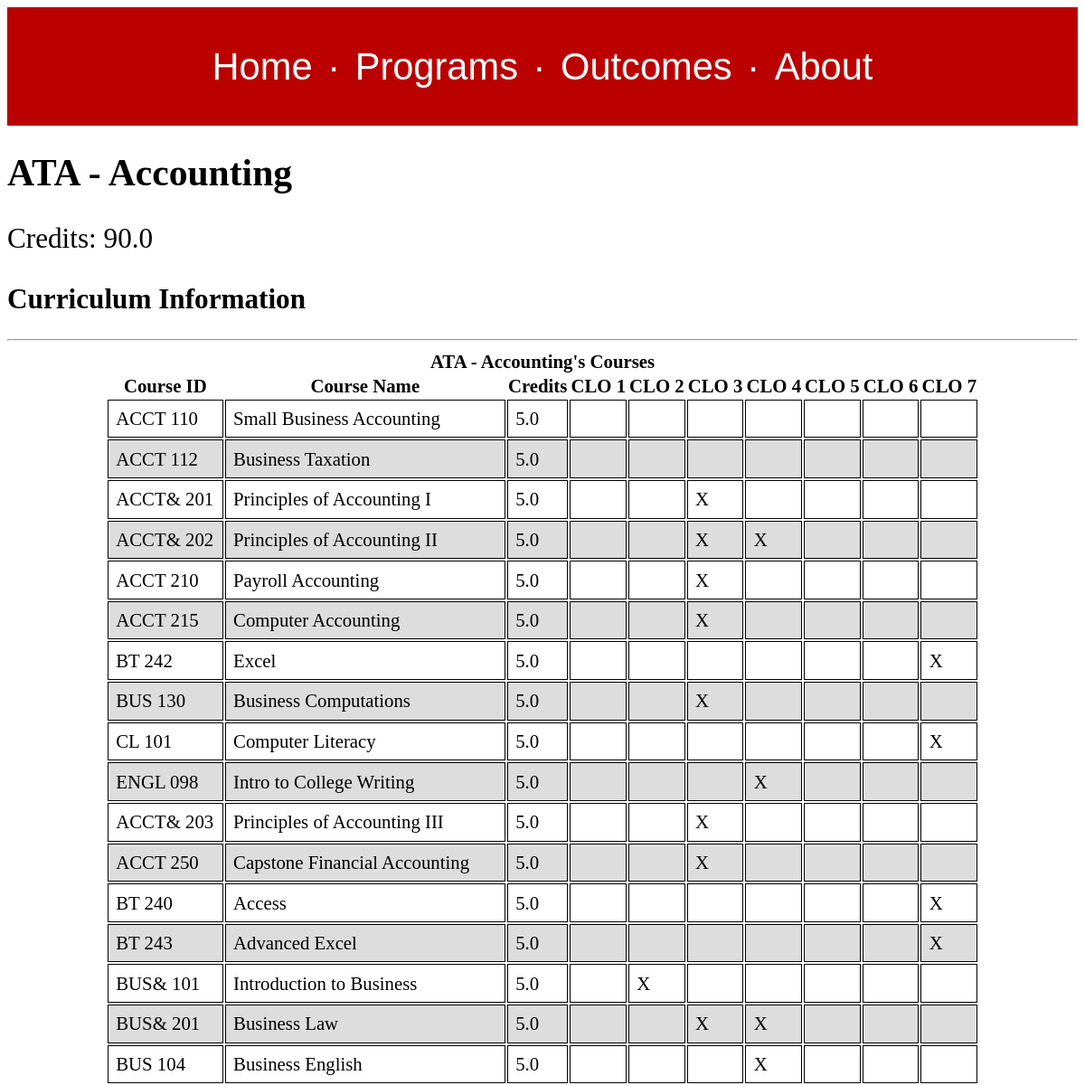
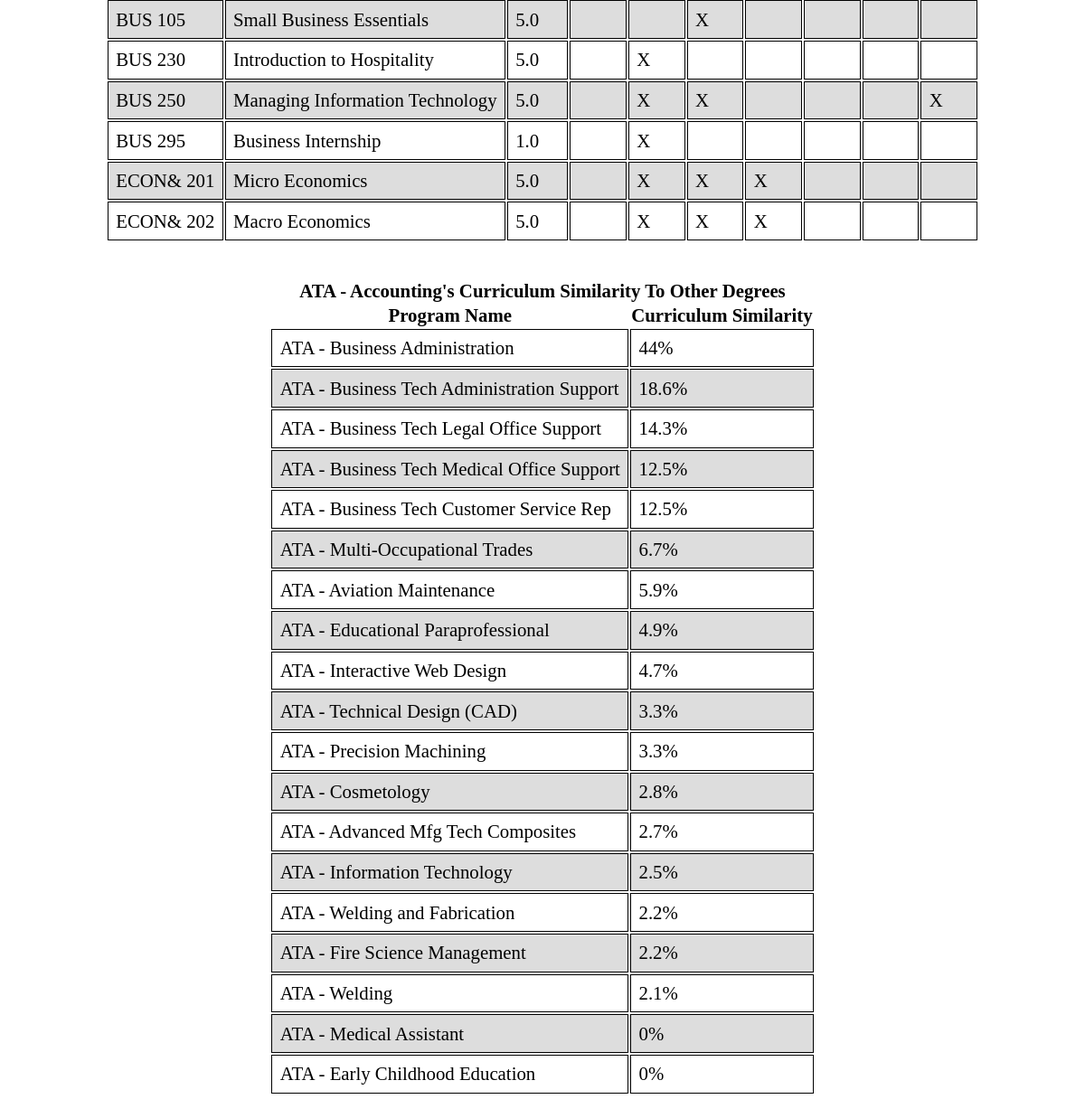
/degreeprogram/1, run on the app's committed database (2 pictures, top to bottom).
### clo_app/models.py (models this page shows)
class DegreeProgram(models.Model):
    label = models.TextField()
    credits = models.FloatField()
    elective_credits = models.FloatField(null=True)

class Course(models.Model):
    id = models.TextField(primary_key=True)
    label = models.TextField()
    lower_credit_bound = models.FloatField(null=True)
    upper_credit_bound = models.FloatField(null=True)

### clo_app/views.py (the view)
# urls.py: url(r'^degreeprogram/(?P<pid>[0-9]+)$', views.degree_program, name="degree-program"),
def degree_program(request, pid):
    ref_degree_program_id = pid
    rdp_object = models.DegreeProgram.objects.get(id=ref_degree_program_id)
    courses = models.Course.objects.filter(
        dpcoursespecific__degree_program=ref_degree_program_id)
    course_clo_pairs = []
    for course in courses:
        course_outcomes = [False] * models.CoreLearningOutcome.objects.all().count()
        clo_raw = models.CoreLearningOutcome.objects.filter(
            courselearningoutcome__course=course).order_by("id")
        for outcome_placeholder in enumerate(course_outcomes):
            if clo_raw.filter(id=outcome_placeholder[0]).exists():
                course_outcomes[outcome_placeholder[0]] = True
        course_clo_pairs.append((course, course_outcomes))
    program_distances = []
    for degree_program in models.DegreeProgram.objects.exclude(
            id=ref_degree_program_id):
        union = models.Course.objects.none().union(
            models.DPCourseSpecific.objects.filter(
                degree_program=ref_degree_program_id),
            models.DPCourseSpecific.objects.filter(
                degree_program=degree_program.id)).count()
        overlap = models.Course.objects.filter(
            dpcoursespecific__degree_program__id=ref_degree_program_id).filter(
                dpcoursespecific__degree_program__id=degree_program.id).count()
        program_distances.append((degree_program, (overlap / union) * 100))
    program_distances.sort(key=lambda distance: distance[1])
    return render(request,
                  'degree_program.html',
                  {"reference_program":rdp_object,
                   "course_clo_pairs":course_clo_pairs,
                   "program_distances":program_distances})

### clo_app/templates/degree_program.html (shortened to what this page needs)
{% extends "base.html" %}
{% load static %}
{% block css %}<link rel="stylesheet" href="{% static 'degree_program.css' %}"/>{% endblock %}
{% block content %}
<div id="course_overview">
<h1>{{ reference_program.label }}</h1>
<p class="credit_hours">Credits: {{ reference_program.credits }}</p>
</div>
<h2>Curriculum Information</h2>
<hr/>
<div id="dp_courses" class="collapse_table">
<table class="comparison_table">
  <caption><b>{{ reference_program.label }}'s Courses</b></caption>
  <thead>
    <th>Course ID</th>
    <th>Course Name</th>
    <th>Credits</th>
    <th>CLO 1</th>
    <th>CLO 2</th>
    <th>CLO 3</th>
    <th>CLO 4</th>
    <th>CLO 5</th>
    <th>CLO 6</th>
    <th>CLO 7</th>
  </thead>
  <tbody>
    {% for course_clo_pair in course_clo_pairs %}
    <tr class="{% cycle 'white_row' 'gray_row' %}">
      <td>{{ course_clo_pair.0.id }} </td>
      <td>{{ course_clo_pair.0.label }}</td>
      <td>{{ course_clo_pair.0.lower_credit_bound }}</td>
      {% for outcome in course_clo_pair.1 %}
      {% if outcome %}
      <td>X</td>
      {% else %}
      <td></td>
      {% endif %}
      {% endfor %}
    </tr>
    {% endfor %}
  </tbody>
</table>
</div>
<div id="dp_comp" class="collapse_table">
<table class="comparison_table">
  <caption><b>{{ reference_program.label }}'s Curriculum Similarity To Other Degrees</b></caption>
  <thead>
  <th>Program Name</th>
  <th>Curriculum Similarity</th>
  </thead>
  <tbody>
  {% for program_distance in program_distances reversed %}
  <tr class="{% cycle 'white_row' 'gray_row' %}">
    <td>{{ program_distance.0.label }}</td>
    <td>{{ program_distance.1 | floatformat}}%</td>
  </tr>
  {% endfor %}
  </tbody>
</table>
</div>
{% endblock %}

### clo_app/static/base.css (style rules this page uses)
body { font-size: 1.3em; }
caption { font-size: 1.3em; }
th { font-size: 1.3em; }
td { font-size: 1.3em; }

### clo_app/static/degree_program.css (style rules this page uses)
#course_overview p { font-size: 1.5em; }
td { padding: 0.4em; border: black 1px solid; }
.collapse_table { display: flex; flex-direction: row; justify-content: center; margin-bottom: 2em; }
.gray_row { background-color: #ddd; }

### data on the page
DegreeProgram: label "ATA - Accounting", credits "90.0"
Course: id "ACCT 110", label "Small Business Accounting", lower_credit_bound "5.0"
Course: id "ACCT 112", label "Business Taxation", lower_credit_bound "5.0"
Course: id "ACCT& 201", label "Principles of Accounting I", lower_credit_bound "5.0"
Course: id "ACCT& 202", label "Principles of Accounting II", lower_credit_bound "5.0"
Course: id "ACCT 210", label "Payroll Accounting", lower_credit_bound "5.0"
Course: id "ACCT 215", label "Computer Accounting", lower_credit_bound "5.0"
Course: id "BT 242", label "Excel", lower_credit_bound "5.0"
Course: id "BUS 130", label "Business Computations", lower_credit_bound "5.0"
Course: id "CL 101", label "Computer Literacy", lower_credit_bound "5.0"
Course: id "ENGL 098", label "Intro to College Writing", lower_credit_bound "5.0"
Course: id "ACCT& 203", label "Principles of Accounting III", lower_credit_bound "5.0"
Course: id "ACCT 250", label "Capstone Financial Accounting", lower_credit_bound "5.0"
Course: id "BT 240", label "Access", lower_credit_bound "5.0"
Course: id "BT 243", label "Advanced Excel", lower_credit_bound "5.0"
Course: id "BUS& 101", label "Introduction to Business", lower_credit_bound "5.0"
Course: id "BUS& 201", label "Business Law", lower_credit_bound "5.0"
Course: id "BUS 104", label "Business English", lower_credit_bound "5.0"
Course: id "BUS 105", label "Small Business Essentials", lower_credit_bound "5.0"
Course: id "BUS 230", label "Introduction to Hospitality", lower_credit_bound "5.0"
Course: id "BUS 250", label "Managing Information Technology", lower_credit_bound "5.0"
Course: id "BUS 295", label "Business Internship", lower_credit_bound "1.0"
Course: id "ECON& 201", label "Micro Economics", lower_credit_bound "5.0"
Course: id "ECON& 202", label "Macro Economics", lower_credit_bound "5.0"
DegreeProgram: label "ATA - Business Administration", program_distance "44"
DegreeProgram: label "ATA - Business Tech Administration Support", program_distance "18.6"
DegreeProgram: label "ATA - Business Tech Legal Office Support", program_distance "14.3"
DegreeProgram: label "ATA - Business Tech Medical Office Support", program_distance "12.5"
DegreeProgram: label "ATA - Business Tech Customer Service Rep", program_distance "12.5"
DegreeProgram: label "ATA - Multi-Occupational Trades", program_distance "6.7"
DegreeProgram: label "ATA - Aviation Maintenance", program_distance "5.9"
DegreeProgram: label "ATA - Educational Paraprofessional", program_distance "4.9"
DegreeProgram: label "ATA - Interactive Web Design", program_distance "4.7"
DegreeProgram: label "ATA - Technical Design (CAD)", program_distance "3.3"
DegreeProgram: label "ATA - Precision Machining", program_distance "3.3"
DegreeProgram: label "ATA - Cosmetology", program_distance "2.8"
DegreeProgram: label "ATA - Advanced Mfg Tech Composites", program_distance "2.7"
DegreeProgram: label "ATA - Information Technology", program_distance "2.5"
DegreeProgram: label "ATA - Welding and Fabrication", program_distance "2.2"
DegreeProgram: label "ATA - Fire Science Management", program_distance "2.2"
DegreeProgram: label "ATA - Welding", program_distance "2.1"
DegreeProgram: label "ATA - Medical Assistant", program_distance "0"
DegreeProgram: label "ATA - Early Childhood Education", program_distance "0"
